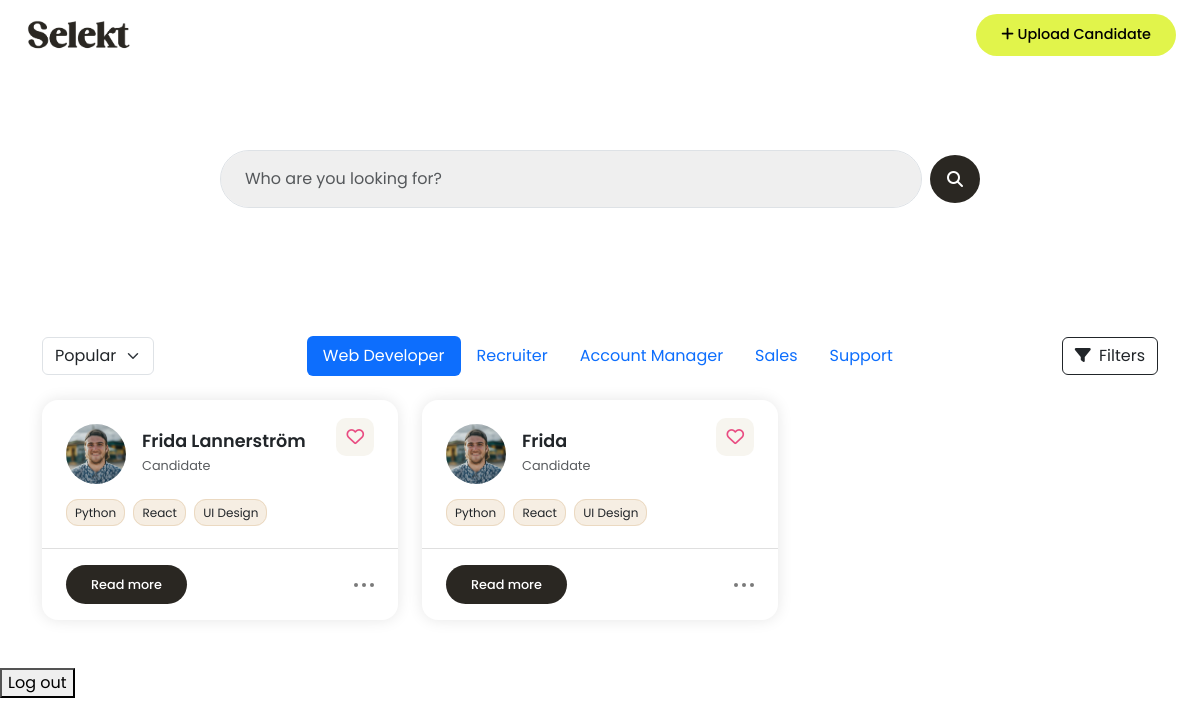
The app's page /dashboard/ (signed in), older data.
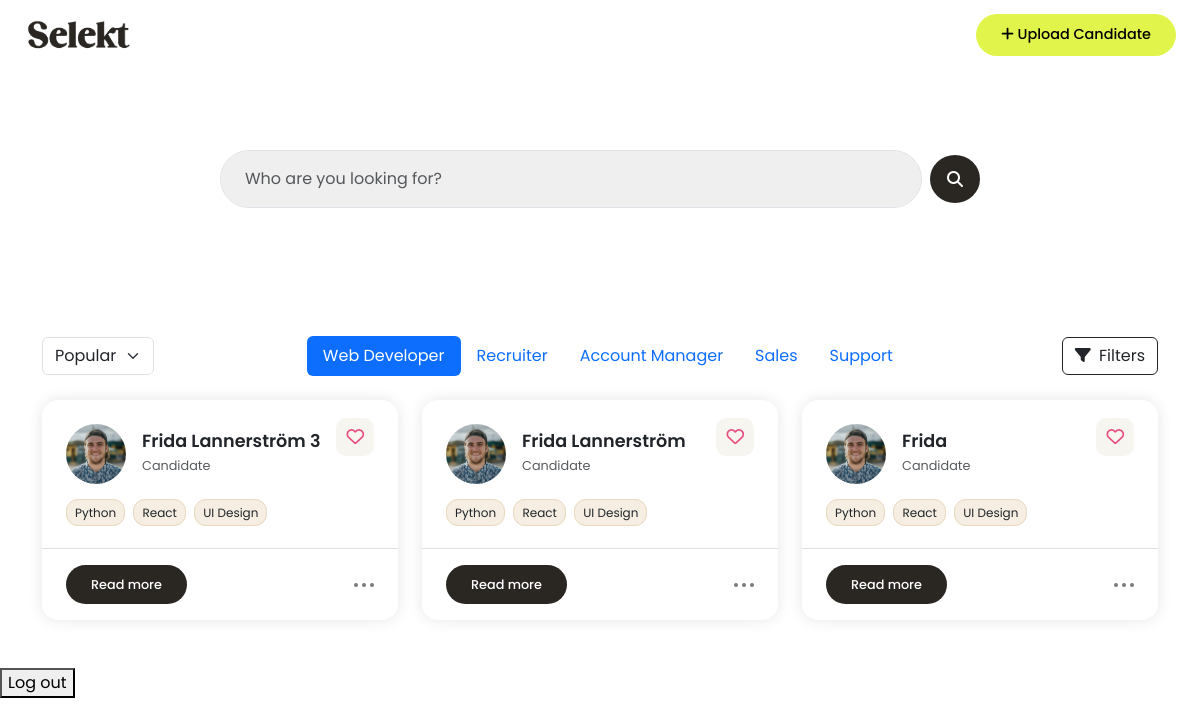
The same page, newer data.
### candidates/models.py (models this page shows, shortened)
class Candidate(models.Model):
    user = models.ForeignKey(User, on_delete=models.CASCADE)
    name = models.CharField(max_length=100)
    email = models.EmailField()
    job_title = models.CharField(max_length=100, blank=True)
    profile_summary = models.TextField(blank=True)
    work_experience = models.TextField(blank=True)
    education = models.TextField(blank=True)
    location = models.CharField(max_length=100, blank=True)
    links = models.CharField(max_length=255, blank=True, help_text="e.g. LinkedIn, GitHub URLs")
    profile_image = models.ImageField(upload_to='profile_images/', blank=True, null=True)
    other = models.TextField(blank=True)
    notes = models.TextField(blank=True)
    top_skills = models.CharField(
        max_length=255,
        blank=True,
        help_text="Write top skills separated by commas (e.g. Communication, Leadership, SQL)"
    )
    uploaded_at = models.DateTimeField(auto_now_add=True)

### candidates/views.py (the view)
# urls.py: path('dashboard/', candidate_views.dashboard, name='dashboard'),
@login_required
def dashboard(request):
    candidates = Candidate.objects.filter(user=request.user).order_by('-uploaded_at')[:5]
    for candidate in candidates:
        candidate.skill_list = [skill.strip() for skill in candidate.top_skills.split(',')]
    return render(request, 'dashboard.html', {'candidates': candidates})

### templates/dashboard.html (shortened to what this page needs)
{% extends "base.html" %}
{% load static %}
{% block content %}
<div class="container hero">
    <form class="d-flex align-items-center gap-2 w-100 candidate-search">
      <input type="text" class="form-control px-4 py-3 border-1 shadow-none" placeholder="Who are you looking for?">
      <button class="btn button-base scn-button d-flex justify-content-center align-items-center rounded-circle" type="submit">
        <i class="fas fa-search"></i>
      </button>
    </form>
</div>
<div class="container py-5">
  <div class="d-flex justify-content-between align-items-center mb-4 flex-wrap gap-3">
    <select class="form-select w-auto">
      <option selected>Popular</option>
    </select>
    <ul class="nav nav-pills justify-content-center flex-grow-1">
      <li class="nav-item"><a class="nav-link active" href="#">Web Developer</a></li>
      <li class="nav-item"><a class="nav-link" href="#">Recruiter</a></li>
      <li class="nav-item"><a class="nav-link" href="#">Account Manager</a></li>
      <li class="nav-item"><a class="nav-link" href="#">Sales</a></li>
      <li class="nav-item"><a class="nav-link" href="#">Support</a></li>
    </ul>
    <button class="btn btn-outline-dark">
      <i class="fas fa-filter me-1"></i> Filters
    </button>
  </div>
  {% if candidates %}
  <div class="row g-4">
    {% for candidate in candidates %}
    <div class="col-md-4 col-sm-6">
      <div class="candidate-card bg-white position-relative">
        <div class="position-absolute top-0 end-0 p-4">
          <span class="heart-icon"><i class="fa-regular fa-heart"></i></span>
        </div>
        <div class="px-4 pt-4 pb-2">
          <div class="d-flex align-items-center gap-3 mb-3">
            <img src="{% static 'media/images/people-1.png' %}" alt="{{ candidate.name }}" class="candidate-img" />
            <div>
              <h4 class="mb-0">{{ candidate.name }}</h4>
              <small class="text-muted">{{ candidate.title|default:'Candidate' }}</small>
            </div>
          </div>
          <div class="skill-container">
            {% for skill in candidate.skill_list %}
            <span class="skill-badge">{{ skill }}</span>
          {% endfor %}
          </div>
        </div>
        <hr>
        <div class="d-flex justify-content-between align-items-center px-4 pb-3">
          <a href="#" onclick="openCandidateModal({{ candidate.id|escapejs }})" class="btn button-base scn-button read-btn">Read more</a>
          <div class="dot-menu">
            <span class="dot"></span>
            <span class="dot"></span>
            <span class="dot"></span>
          </div>
        </div>
      </div>
    </div>
    {% endfor %}
  </div>
  {% else %}
    <p>No candidates yet.</p>
  {% endif %}
</div>
  <form action="{% url 'logout' %}" method="post">
    <button type="submit">Log out</button>
  </form>
{% endblock %}

### templates/base.html (shortened to what this page needs)
{% load static %}
<!DOCTYPE html>
<html lang="en">
<head>
    <link href="https://cdn.jsdelivr.net/npm/bootstrap@5.3.2/dist/css/bootstrap.min.css" rel="stylesheet">
    <link rel="stylesheet" href="{% static 'css/style.css' %}">
</head>
<body class="logged-in-body">
  <header class="d-flex justify-content-between align-items-center px-4 py-3">
    <a href="{% url 'dashboard' %}" class="text-decoration-none">
      <img src="{% static 'media/images/logo.png' %}" alt="Logo" class="logo-img">
    </a>
    <a href="{% url 'candidate_add' %}" class="btn button-base cta-button">
      <i class="fa-solid fa-plus"></i> Upload Candidate
    </a>
  </header>
              {% block content %}
              {% endblock %}
</body>
</html>

### static/css/style.css (style rules this page uses)
body, .index-body, .auth-body { font-family: 'Poppins', sans-serif; }
h4 { font-size: 1.1rem; font-weight: 600; }
.text-muted { color: grey; font-size: 0.8rem; font-family: 'Poppins', sans-serif; }
.button-base { border-radius: 100px; padding: 10px 25px; font-weight: 500; display: inline-block; text-decoration: none; border: none; font-family: 'Poppins', sans-serif; }
.cta-button { background-color: #E1F44B; color: black; }
.scn-button { background-color: #2A2722; color: white; }
.logged-in-body .cta-button { font-size: 0.9rem; }
header { border-bottom: 0px; height: 70px; }
.logo-img { width: 110px; }
.hero { padding: 80px 20px; text-align: center; max-width: 800px; }
.candidate-card { border-radius: 16px; box-shadow: 0 0 15px rgba(0, 0, 0, 0.1); transition: 0.3s ease; position: relative; }
.candidate-card hr { color: grey; }
.candidate-img { width: 60px; height: 60px; border-radius: 50%; object-fit: cover; }
.skill-badge { background-color: #F6EEE3; font-size: 0.75rem; padding: 4px 8px; border-radius: 12px; margin-right: 4px; border: 1px solid #EBD9C1; }
.read-btn { font-size: 0.8rem; font-weight: 500; }
.heart-icon { font-size: 1.1rem; color: #E94C82; background: #f7f5ef; padding: 7px 10px; border-radius: 10px; }
.dot-menu { display: flex; gap: 4px; }
.dot { width: 4px; height: 4px; background-color: #7a7a7a; border-radius: 50%; }
.candidate-search input { background-color: #EFEFEF; border-radius: 100px; }
.candidate-search .btn { height: 48px; width: 48px; }

Row changes from the older to the newer data that the page shows:
added Candidate: name "Frida Lannerström 3", title "Candidate", skill_list "Python" "React" "UI Design"
